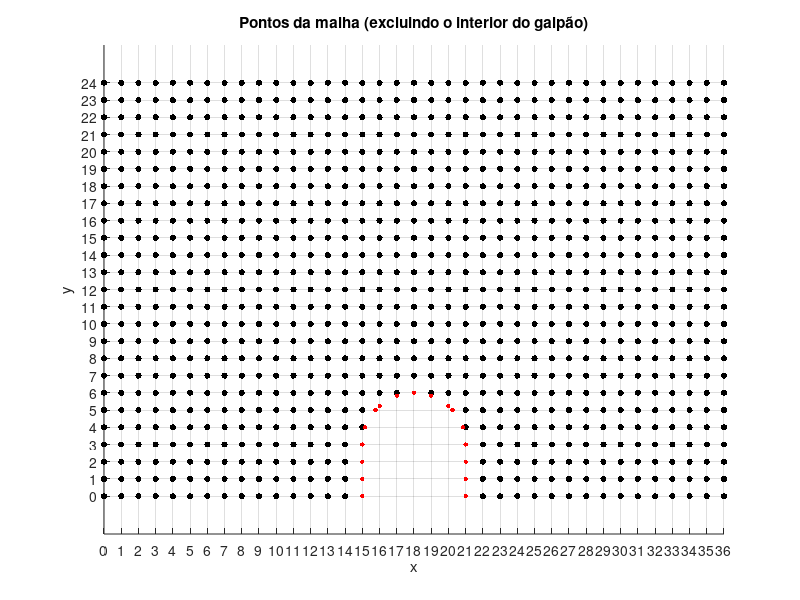
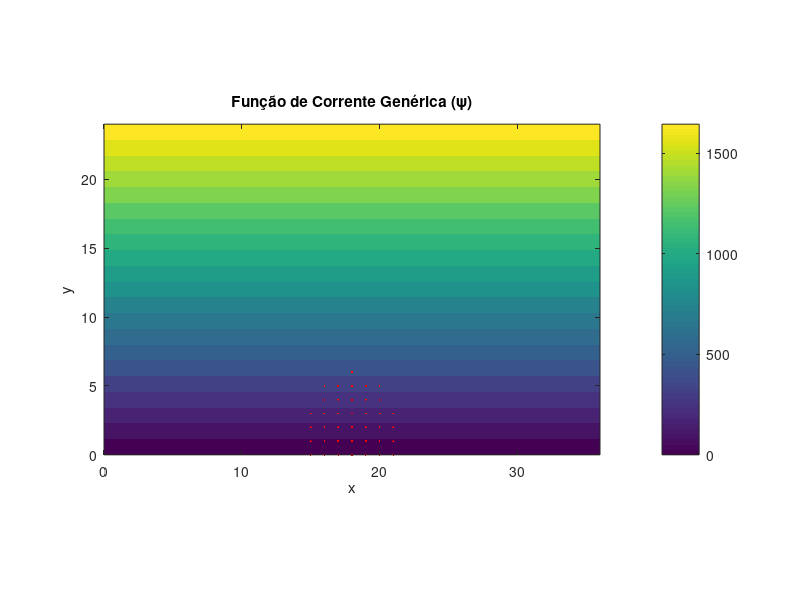

These charts were generated, in order, by the following MATLAB code: (Note: this script raises an error after producing the figures.)
clc, clear

% Criacao da malha

h = 3;
d = 5*h;
L = 2*h;
H = 8*h;

dx = 1;
dy = dx;

x = 0:dx:(2*d+L);
y = 0:dy:H;

[X,Y] = meshgrid(x,y);

% Outros parâmetros do problema

V = 20*3.6; %Velocidade em m/s!
lambda = 1.15;
toleracia = 0.01;
rho = 1.25;    % Densidade do ar (kg/m³)
gamma_ar = 1.4;% Razão de calor específico do ar
T_f = 20;
T_d = 40;
k = 0.026;
c = 1002;

% Verificacao dos pontos dentro do galpao

isSolido = false(size(X));

for i = 1:length(x)
    for j = 1:length(y)
        xi = x(i);
        yj = y(j);
        % Se o ponto está dentro do telhado
        if xi >= d && xi <= d + L
            y_teto = sqrt((L/2)^2 - (xi - (d + L/2))^2) + h;
            if yj <= y_teto
                isSolido(j,i) = true; 
            end
        end
    end
end

[~, j_first] = find(isSolido(1, :), 1, 'first');
x_telha = (X(1,j_first)):dx:(d + L - dx);
y_telha = sqrt((L/2).^2 - (x_telha - (d + L/2)).^2) + h;
y_telha_aux = Y(length(0:dy:h)+1,1):dy:(h+L/2);
x_telha_esq = d + L/2 - sqrt((L/2)^2 - (y_telha_aux - h).^2); % Ramo esquerdo (sinal -)
x_telha_dir  = d + L/2 + sqrt((L/2)^2 - (y_telha_aux - h).^2); % Ramo direito (sinal +)
y_parede_esq = 0:dy:h;
x_parede_esq = d*ones(size(y_parede_esq));
y_parede_dir = 0:dy:h;
x_parede_dir = (d+L)*ones(size(y_parede_dir));

x_galpao = [x_parede_esq, x_telha_esq, x_telha, x_telha_dir, x_parede_dir];
y_galpao = [y_parede_esq, y_telha_aux, y_telha, y_telha_aux, y_parede_dir];

% Plota apenas os pontos da malha (isSolido == false)
mask = ~isSolido;  % true para pontos de malha válidos
scatter( X(mask), Y(mask), 20, 'k', 'filled' )
hold on
scatter(x_galpao, y_galpao, 10, 'r', 'filled')
axis equal
xlabel('x'); ylabel('y');
title('Pontos da malha (excluindo o interior do galpão)');
% Configurar o grid com espaçamento dx e dy
xticks(min(x):dx:max(x));  % Linhas verticais a cada dx
yticks(min(y):dy:max(y));  % Linhas horizontais a cada dy
grid on;


% Criação de matriz de testes

% Inicializar psi com escoamento uniforme (V*y)
psi = V * Y; % ψ = V*y (escoamento uniforme na direção x)

% Ajustar condições de contorno:
% 1. ψ = 0 na base (y = 0)
psi(Y == 0) = 0;

% 2. Dentro do sólido, ψ = constante (aqui, 0)
% psi(isSolido) = 0;

% Exibir a matriz psi
figure;
contourf(X, Y, psi, 20, 'LineColor', 'none');
colorbar;
axis equal;
xlabel('x'); ylabel('y');
title('Função de Corrente Genérica (\psi)');
hold on;
scatter(X(isSolido), Y(isSolido), 2, 'r', 'filled'); % Destacar o sólido

% Calcular velocidades (apenas para pontos fora do sólido)
[dpsidx, dpsidy] = gradient(psi, dy, dx);
u = dpsidy;       % u = ∂ψ/∂y
v = -dpsidx;      % v = -∂ψ/∂x

% Aplicar máscara
u(isSolido) = 0;  
v(isSolido) = 0;

T = 0*ones(size(psi));
T(isSolido) = T_d;
T = cond_contorno_temp(X,Y, u, v, T, isSolido, k, dx, dy, rho, c, T_f, T_d, V, d, L);

erro = 1;
while max(abs(erro(:))) > toleracia
    T_aux = T;
    for i = 2:size(X,2)-1
        for j = 2:size(Y,1)-1
            if ~isSolido(j,i)
                if isSolido(j,i-1) || isSolido(j,i+1) || isSolido(j-1,i)
                    if isSolido(j, i+1) && ~isSolido(j-1, i)
                        %Quadrante 1
                        a = (d-X(j,i))/dx;
                        if u(j,i)>=0 && v(j,i)>=0
                            T(j,i)=(rho*c*u(j,i)/dx+rho*c*v(j,i)/dy+2*k/(a*dx^2)+2*k/(dy^2))^(-1)*(k*(2/(dx^2)*(T_d/(a*(a+1))+T(j,i-1)/(a+1))+(T(j+1,i)+T(j-1,i))/dy^2)+rho*c*(u(j,i)*T(j,i-1)/dx+v(j,i)*T(j-1,i)/dy));
                        elseif u(j,i)>=0 && v(j,i)<0
                            T(j,i)=(rho*c*u(j,i)/dx-rho*c*v(j,i)/dy+2*k/(a*dx^2)+2*k/(dy^2))^(-1)*(k*(2/(dx^2)*(T_d/(a*(a+1))+T(j,i-1)/(a+1))+(T(j+1,i)+T(j-1,i))/dy^2)+rho*c*(u(j,i)*T(j,i-1)/dx-v(j,i)*T(j+1,i)/dy));
                        elseif u(j,i)<0 && v(j,i)>=0
                            T(j,i)=(-rho*c*u(j,i)/dx+rho*c*v(j,i)/dy+2*k/(a*dx^2)+2*k/(dy^2))^(-1)*(k*(2/(dx^2)*(T_d/(a*(a+1))+T(j,i-1)/(a+1))+(T(j+1,i)+T(j-1,i))/dy^2)+rho*c*(-u(j,i)*T_d/(a*dx)+v(j,i)*T(j-1,i)/dy));
                        else
                            T(j,i)=(-rho*c*u(j,i)/dx-rho*c*v(j,i)/dy+2*k/(a*dx^2)+2*k/(dy^2))^(-1)*(k*(2/(dx^2)*(T_d/(a*(a+1))+T(j,i-1)/(a+1))+(T(j+1,i)+T(j-1,i))/dy^2)+rho*c*(-u(j,i)*T_d/(a*dx)-v(j,i)*T(j+1,i)/dy));
                        end
                        
                    elseif isSolido(j, i+1) && isSolido(j-1, i)
                        %Quadrante 2
                        a = ((d + L/2 - sqrt((L/2)^2 - (Y(j,i) - h)^2))-X(j,i))/dx;
                        b = (Y(j,i)-(sqrt((L/2)^2 - (X(j,i) - (d + L/2))^2) + h))/dy;
                        if u(j,i)>=0 && v(j,i)>=0
                            T(j,i)=(rho*c*u(j,i)/dx+rho*c*v(j,i)/dy+2*k/(a*dx^2)+2*k/(b*dy^2))^(-1)*(k*(2/(dx^2)*(T_d/(a*(a+1))+T(j,i-1)/(a+1))+2/(dy^2)*(T_d/(b*(b+1))+T(j+1,i)/(b+1)))+rho*c*(u(j,i)*T(j,i-1)/dx+v(j,i)*T_d/(b*dy)));
                        elseif u(j,i)>=0 && v(j,i)<0
                            T(j,i)=(rho*c*u(j,i)/dx-rho*c*v(j,i)/dy+2*k/(a*dx^2)+2*k/(b*dy^2))^(-1)*(k*(2/(dx^2)*(T_d/(a*(a+1))+T(j,i-1)/(a+1))+2/(dy^2)*(T_d/(b*(b+1))+T(j+1,i)/(b+1)))+rho*c*(u(j,i)*T(j,i-1)/dx-v(j,i)*T(j+1,i)/dy));
                        elseif u(j,i)<0 && v(j,i)>=0
                            T(j,i)=(-rho*c*u(j,i)/dx+rho*c*v(j,i)/dy+2*k/(a*dx^2)+2*k/(b*dy^2))^(-1)*(k*(2/(dx^2)*(T_d/(a*(a+1))+T(j,i-1)/(a+1))+2/(dy^2)*(T_d/(b*(b+1))+T(j+1,i)/(b+1)))+rho*c*(-u(j,i)*T_d/(a*dx)+v(j,i)*T_d/(b*dy)));
                        else
                            T(j,i)=(-rho*c*u(j,i)/dx-rho*c*v(j,i)/dy+2*k/(a*dx^2)+2*k/(b*dy^2))^(-1)*(k*(2/(dx^2)*(T_d/(a*(a+1))+T(j,i-1)/(a+1))+2/(dy^2)*(T_d/(b*(b+1))+T(j+1,i)/(b+1)))+rho*c*(u(j,i)*T_d/(a*dx)-v(j,i)*T(j+1,i)/dy));
                        end
                        
                    elseif isSolido(j, i-1) && isSolido(j-1, i)
                        %Quadrante 3
                        a = ((d + L/2 - sqrt((L/2)^2 - (Y(j,i) - h)^2))-X(j,i))/dx;
                        b = (Y(j,i)-(sqrt((L/2)^2 - (X(j,i) - (d + L/2))^2) + h))/dy;
                        if u(j,i)>=0 && v(j,i)>=0
                            T(j,i)=(rho*c*u(j,i)/dx+rho*c*v(j,i)/dy+2*k/(a*dx^2)+2*k/(b*dy^2))^(-1)*(k*(2/(dx^2)*(T_d/(a*(a+1))+T(j,i+1)/(a+1))+2/(dy^2)*(T_d/(b*(b+1))+T(j+1,i)/(b+1)))+rho*c*(u(j,i)*T(j,i-1)/dx+v(j,i)*T_d/(b*dy)));
                        elseif u(j,i)>=0 && v(j,i)<0
                            T(j,i)=(rho*c*u(j,i)/dx-rho*c*v(j,i)/dy+2*k/(a*dx^2)+2*k/(b*dy^2))^(-1)*(k*(2/(dx^2)*(T_d/(a*(a+1))+T(j,i+1)/(a+1))+2/(dy^2)*(T_d/(b*(b+1))+T(j+1,i)/(b+1)))+rho*c*(u(j,i)*T(j,i-1)/dx-v(j,i)*T(j+1,i)/dy));
                        elseif u(j,i)<0 && v(j,i)>=0
                            T(j,i)=(-rho*c*u(j,i)/dx+rho*c*v(j,i)/dy+2*k/(a*dx^2)+2*k/(b*dy^2))^(-1)*(k*(2/(dx^2)*(T_d/(a*(a+1))+T(j,i+1)/(a+1))+2/(dy^2)*(T_d/(b*(b+1))+T(j+1,i)/(b+1)))+rho*c*(-u(j,i)*T_d/(a*dx)+v(j,i)*T_d/(b*dy)));
                        else
                            T(j,i)=(-rho*c*u(j,i)/dx-rho*c*v(j,i)/dy+2*k/(a*dx^2)+2*k/(b*dy^2))^(-1)*(k*(2/(dx^2)*(T_d/(a*(a+1))+T(j,i+1)/(a+1))+2/(dy^2)*(T_d/(b*(b+1))+T(j+1,i)/(b+1)))+rho*c*(u(j,i)*T_d/(a*dx)-v(j,i)*T(j+1,i)/dy));
                        end
                              
                    else %isSolido(j, i-1) && ~isSolido(j-1, i)
                        %Quadrante 4
                        a = (X(j,i)-(d+L))/dx;
                        if u(j,i)>=0 && v(j,i)>=0
                            T(j,i)=(rho*c*u(j,i)/dx+rho*c*v(j,i)/dy+2*k/(a*dx^2)+2*k/(dy^2))^(-1)*(k*(2/(dx^2)*(T_d/(a*(a+1))+T(j,i+1)/(a+1))+(T(j+1,i)+T(j-1,i))/dy^2)+rho*c*(u(j,i)*T(j,i-1)/dx+v(j,i)*T(j-1,i)/dy));
                        elseif u(j,i)>=0 && v(j,i)<0
                            T(j,i)=(rho*c*u(j,i)/dx-rho*c*v(j,i)/dy+2*k/(a*dx^2)+2*k/(dy^2))^(-1)*(k*(2/(dx^2)*(T_d/(a*(a+1))+T(j,i+1)/(a+1))+(T(j+1,i)+T(j-1,i))/dy^2)+rho*c*(u(j,i)*T(j,i-1)/dx-v(j,i)*T(j+1,i)/dy));
                        elseif u(j,i)<0 && v(j,i)>=0
                            T(j,i)=(-rho*c*u(j,i)/dx+rho*c*v(j,i)/dy+2*k/(a*dx^2)+2*k/(dy^2))^(-1)*(k*(2/(dx^2)*(T_d/(a*(a+1))+T(j,i+1)/(a+1))+(T(j+1,i)+T(j-1,i))/dy^2)+rho*c*(-u(j,i)*T_d/(a*dx)+v(j,i)*T(j-1,i)/dy));
                        else
                            T(j,i)=(-rho*c*u(j,i)/dx-rho*c*v(j,i)/dy+2*k/(a*dx^2)+2*k/(dy^2))^(-1)*(k*(2/(dx^2)*(T_d/(a*(a+1))+T(j,i+1)/(a+1))+(T(j+1,i)+T(j-1,i))/dy^2)+rho*c*(-u(j,i)*T_d/(a*dx)-v(j,i)*T(j+1,i)/dy));
                        end
                    end
                end
                
                if u(j,i)>=0 && v(j,i)>=0
                    T(j,i)=(rho*c*u(j,i)/dx+rho*c*v(j,i)/dy+2*k/(dx^2)+2*k/(dy^2))^(-1)*(rho*c*u(j,i)*T(j,i-1)/dx+rho*c*v(j,i)*T(j-1,i)/dy+k*(T(j,i+1)+T(j,i-1))/(dx^2)+k*(T(j+1,i)+T(j-1,i))/(dy^2));
                elseif u(j,i)>=0 && v(j,i)<0
                    T(j,i)=(rho*c*u(j,i)/dx-rho*c*v(j,i)/dy+2*k/(dx^2)+2*k/(dy^2))^(-1)*(rho*c*u(j,i)*T(j,i-1)/dx-rho*c*v(j,i)*T(j+1,i)/dy+k*(T(j,i+1)+T(j,i-1))/(dx^2)+k*(T(j+1,i)+T(j-1,i))/(dy^2));
                elseif u(j,i)<0 && v(j,i)>=0
                    T(j,i)=(-rho*c*u(j,i)/dx+rho*c*v(j,i)/dy+2*k/(dx^2)+2*k/(dy^2))^(-1)*(-rho*c*u(j,i)*T(j,i+1)/dx+rho*c*v(j,i)*T(j-1,i)/dy+k*(T(j,i+1)+T(j,i-1))/(dx^2)+k*(T(j+1,i)+T(j-1,i))/(dy^2));
                else %u(j,i)<0 && v(j,i)<0
                    T(j,i)=(-rho*c*u(j,i)/dx-rho*c*v(j,i)/dy+2*k/(dx^2)+2*k/(dy^2))^(-1)*(-rho*c*u(j,i)*T(j,i+1)/dx-rho*c*v(j,i)*T(j+1,i)/dy+k*(T(j,i+1)+T(j,i-1))/(dx^2)+k*(T(j+1,i)+T(j-1,i))/(dy^2));
                end 
            end     
        end
    end
    T(2:end-1,2:end-1) = lambda*T(2:end-1,2:end-1)+(1-lambda)*T_aux(2:end-1,2:end-1);
    T = cond_contorno_temp(X,Y, u, v, T, isSolido, k, dx, dy, rho, c, T_f, T_d, V, d, L);
    erro = abs((T-T_aux)./T);
    erro = max(erro(:))
end

figure;
contourf(X, Y, T, 20, 'LineColor', 'none');
colorbar;
axis equal;
xlabel('x'); ylabel('y');
title('Temperatura Genérica');

function T = cond_contorno_temp(X,Y, u, v, T, isSolido, k, dx, dy, rho, c, T_f, T_d, V, d, L)

    %Margem esquerda
    T(:,1) = T_f;
    
    %Margem inferior
    for i = 2:size(X,2)-1
        if ~isSolido(1,i+1) && ~isSolido(1, i-1)
            if u(1,i) >= 0
                T(1,i) = (2*k/dx^2 + 2*k/dy^2 + rho*c*u(1,i))^(-1)*(k*((T(1,i+1)+T(1,i-1))/(dx^2) + 2*T(2,i)/(dy^2)) + rho*c*u(1,i)*T(1,i-1)/dx);                
            else
                T(1,i) = (2*k/dx^2 + 2*k/dy^2 - rho*c*u(1,i))^(-1)*(k*((T(1,i+1)+T(1,i-1))/(dx^2) + 2*T(2,i)/(dy^2)) - rho*c*u(1,i)*T(1,i+1)/dx);
            end
        elseif ((isSolido(1,i+1) && ~isSolido(1, i-1)) || (~isSolido(1,i+1) && isSolido(1, i-1))) && ~isSolido(1,i)
           if isSolido(1,i+1)
               a = (d-X(1,i))/dx;
               if u(1,i) >= 0
                   T(1,i) = (2*k/(a*dx^2)+2*k/dy^2+rho*c*u(1,i)/dx)^(-1)*(k*((2/dx^2)*(T_d/(a*(a+1))+T(1,i-1)/(a+1))+2*T(2,i)/dy^2)+rho*c*u(1,i)*T(1,i-1)/dx);
               else
                   T(1,i) = (2*k/(a*dx^2)+2*k/dy^2-rho*c*u(1,i)/(a*dx))^(-1)*(k*((2/dx^2)*(T_d/(a*(a+1))+T(1,i-1)/(a+1))+2*T(2,i)/dy^2)-rho*c*u(1,i)*T_d/(a*dx));
               end
           else
               a = (X(1,i)-(d+L))/dx;
               if u(1,i) >= 0
                   T(1,i) = (2*k/(a*dx^2)+2*k/dy^2+rho*c*u(1,i)/dx)^(-1)*(k*((2/dx^2)*(T_d/(a*(a+1))+T(1,i+1)/(a+1))+2*T(2,i)/dy^2)+rho*c*u(1,i)*T(1,i-1)/dx);
               else
                   T(1,i) = (2*k/(a*dx^2)+2*k/dy^2-rho*c*u(1,i)/dx)^(-1)*(k*((2/dx^2)*(T_d/(a*(a+1))+T(1,i+1)/(a+1))+2*T(2,i)/dy^2)-rho*c*u(1,i)*T_d/(a*dx));
               end
           end   
        end
    end
    
    %Margem superior
    for i = 2:size(X,2)-1
        if u(end,i) >= 0
            T(end,i) = (2*k/dx^2 + 2*k/dy^2 + rho*c*u(end,i))^(-1)*(k*((T(end,i+1)+T(end,i-1))/(dx^2) + 2*T(end-1,i)/(dy^2)) + rho*c*u(end,i)*T(end,i-1)/dx);
        else
            T(end,i) = (2*k/dx^2 + 2*k/dy^2 - rho*c*u(end,i))^(-1)*(k*((T(end,i+1)+T(end,i-1))/(dx^2) + 2*T(end-1,i)/(dy^2)) - rho*c*u(end,i)*T(end,i+1)/dx);
        end 
    end
               
    %Margem direita
    for j = 2:size(Y,1)-1
        T(j,end)=(2*k/dx^2 + 2*k/dy^2)^(-1)*(k*(2*T(j,end-1)/dx^2 + (T(j+1,end)+T(j-1,end))/dy^2));
    end
    
    %Canto superior direito
    T(end,end) = (2/dx^2 + 2/dy^2)^(-1) * (2*T(end, end-1)/dx^2 + 2*T(end-1,end)/dy^2);
    
    %Canto inferior direito
    T(1,end) = (2/dx^2 + 2/dy^2)^(-1) * (2*T(1, end-1)/dx^2 + 2*T(2,end)/dy^2);
end
